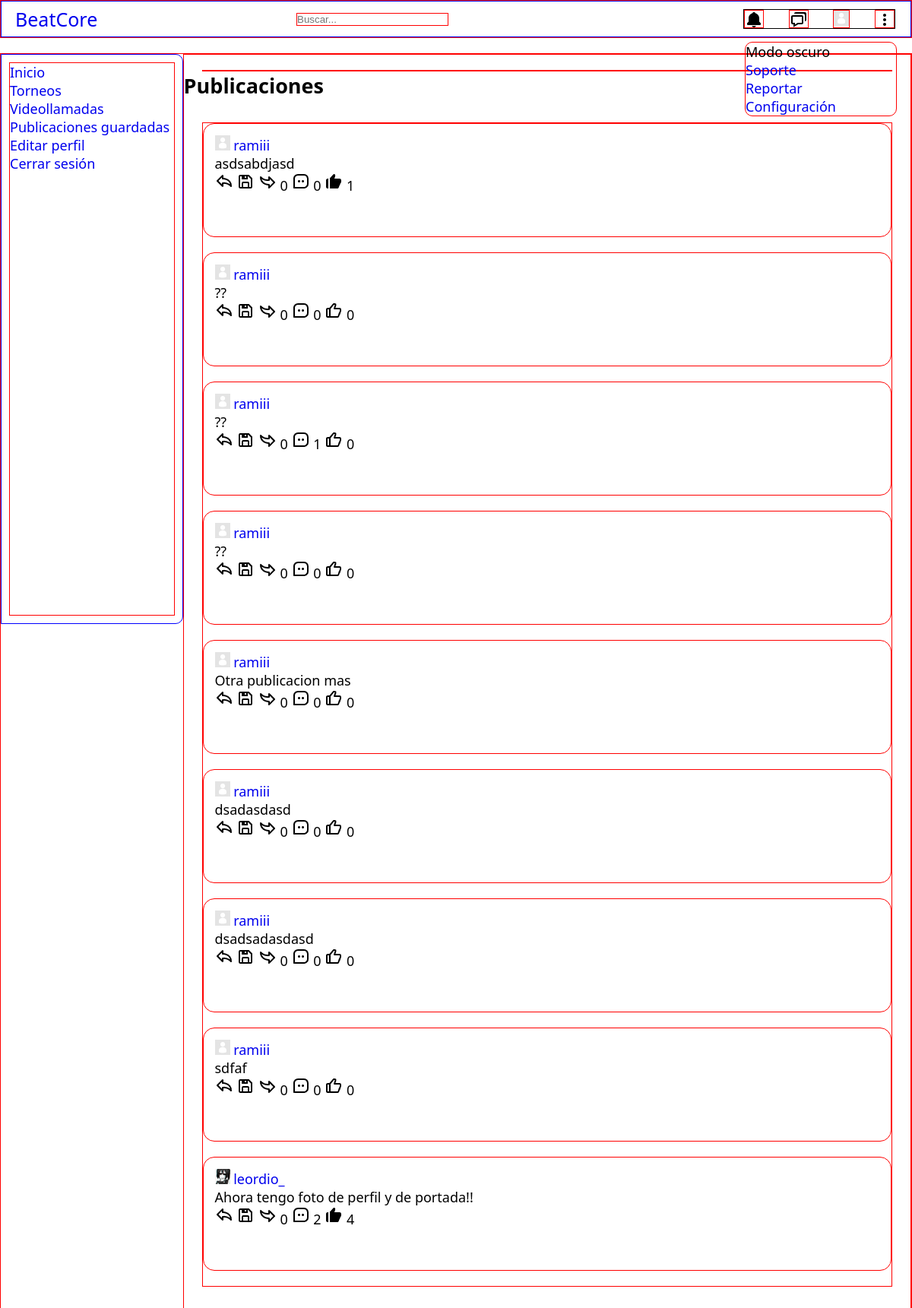
/app/vista/inicio.php (signed in), run on the app's committed database.
### tables this page shows
CREATE TABLE `t_usuarios` (
  `id_usuario` int(11) NOT NULL,
  `usuario` varchar(100) NOT NULL,
  `gmail` varchar(255) NOT NULL,
  `telefono` varchar(50) NOT NULL,
  `clave` varchar(100) NOT NULL,
  `nombre` varchar(100) NOT NULL,
  `apellido` varchar(100) NOT NULL,
  `fecha_nacimiento` date NOT NULL,
  `descripcion` varchar(300) NOT NULL,
  `foto_perfil` varchar(300) NOT NULL,
  `foto_portada` varchar(300) NOT NULL,
  `id_rol` tinyint(4) NOT NULL,
  `fecha_creacion` date NOT NULL
);

CREATE TABLE `t_publicaciones` (
  `id_publicacion` int(11) NOT NULL,
  `id_respuesta` int(11) DEFAULT NULL,
  `id_usuario` int(11) NOT NULL,
  `texto` varchar(300) NOT NULL,
  `audio` varchar(300) NOT NULL,
  `img1` varchar(300) NOT NULL,
  `img2` varchar(300) NOT NULL,
  `img3` varchar(300) NOT NULL,
  `img4` varchar(300) NOT NULL,
  `video` varchar(300) NOT NULL,
  `fecha_publicacion` date NOT NULL DEFAULT current_timestamp()
);

### app/ayudas/funciones.php (the view, shortened to what this page needs)
<?php
function traerPublicaciones($query)
{
  include("../modelo/conexion.php");
  $res = mysqli_query($con, $query);
  if (mysqli_num_rows($res) > 0) {
    ?>
    <ul>
      <?php while ($fila = mysqli_fetch_array($res)) { ?>
        <li>
          <div class="carta-publi">
            <img src="<?= $fila["foto_perfil"]; ?>" width="20px" alt="foto de perfil" />
            <a href="perfil.php?id_usuario=<?php echo $fila["id_usuario"]; ?>"><?php echo $fila["usuario"]; ?></a>
            <div class="publicacion-contenido">
              <p>
                <?php echo $fila["texto"]; ?>
              </p>
            </div>
            <a href="#?id_publicacion=<?php echo $fila["id_publicacion"]; ?>"><img
                src="../../publico/img/iconos/compartir.png" /></a>
            <?php guardar($fila["id_publicacion"]); ?>
            <a href="#?id_publicacion=<?php echo $fila["id_publicacion"]; ?>"><img
                src="../../publico/img/iconos/responder.png" /></a>
            <?php echo cantidadRespuestas($fila["id_publicacion"]); ?>
            <a href="publicacion.php?id_publicacion=<?php echo $fila["id_publicacion"]; ?>"><img
                src="../../publico/img/iconos/comentar.png" /></a>
            <?php echo cantidadComentarios($fila["id_publicacion"]); ?>
            <?php likesPublicacion($fila["id_publicacion"]); ?>
          </div>
        </li>
        <?php
      }
      ?>
    </ul>
    <?php
  } else {
    echo "No hay publicaciones";
  }
}
function likesPublicacion($id_publicacion)
{
  include("../modelo/conexion.php");
  $id_usuario = $_SESSION["id_usuario"];
  $query = "SELECT * FROM t_likes WHERE id_usuario = '$id_usuario' AND id_publicacion = '$id_publicacion'";
  $dio_like = mysqli_num_rows(mysqli_query($con, $query));
  if ($dio_like) {
    ?><a href="../controlador/like.php?id_publicacion=<?php echo $id_publicacion ?>"><img
        src="../../publico/img/iconos/like_solido.png" /></a>
    <?php
  } else {
    ?><a href="../controlador/like.php?id_publicacion=<?php echo $id_publicacion ?>"><img
        src="../../publico/img/iconos/like_regular.png" /></a>
    <?php
  }
  echo cantidadLikesPublicacion($id_publicacion);
}
function cantidadLikesPublicacion($id_publicacion)
{
  include("../modelo/conexion.php");
  $query = "SELECT * FROM t_likes WHERE id_publicacion = '$id_publicacion'";
  $res = mysqli_query($con, $query);
  return mysqli_num_rows($res);
}
function guardar($id_publicacion)
{
  include("../modelo/conexion.php");
  $id_usuario = $_SESSION["id_usuario"];
  $query = "SELECT * FROM t_guardados WHERE id_usuario = '$id_usuario' AND id_publicacion = '$id_publicacion'";
  $lo_guardo = mysqli_num_rows(mysqli_query($con, $query));
  if ($lo_guardo) {
    ?><a href="../controlador/guardar_publicacion.php?id_publicacion=<?php echo $id_publicacion ?>"><img
        src="../../publico/img/iconos/guardar_solido.png" /></a>
    <?php
  } else {
    ?><a href="../controlador/guardar_publicacion.php?id_publicacion=<?php echo $id_publicacion ?>"><img
        src="../../publico/img/iconos/guardar_regular.png" /></a>
    <?php
  }
}
    ?>
    <?php
function cantidadComentarios($id_publicacion)
{
  include("../modelo/conexion.php");
  $query = "SELECT * FROM t_comentarios WHERE id_publicacion = '$id_publicacion'";
  $res = mysqli_query($con, $query);
  return mysqli_num_rows($res);
}
    ?>
    <?php
function cantidadRespuestas($id_publicacion)
{
  include("../modelo/conexion.php");
  $query = "SELECT * FROM t_publicaciones WHERE id_respuesta = '$id_publicacion'";
  $res = mysqli_query($con, $query);
  return mysqli_num_rows($res);
}
function datosUsuario($id_usuario, $datos)
{
  include("../modelo/conexion.php");
  $query = "SELECT $datos FROM t_usuarios WHERE id_usuario = '$id_usuario'";
  $res = mysqli_query($con, $query);
  return mysqli_fetch_array($res);
}
?>

### app/componentes/header.php (shortened to what this page needs)
<?php
require("../modelo/conexion.php");
require("../ayudas/funciones.php");
$id_usuario = $_SESSION["id_usuario"];
?>
<header>
  <nav class="navegacion">
    <input type="search" name="busqueda" class="buscador" placeholder="Buscar...">
    <div class="logo">
      <a href="inicio.php">BeatCore</a>
    </div>
    <ul class="nav-lista">
      <li class="nav-lista-item">
        <a href="#">
        </a>
      </li>
      <li class="nav-lista-item">
        <a href="#">
        </a>
      </li>
      <li class="nav-lista-item">
        <a href="perfil.php?id_usuario=<?php echo $id_usuario; ?>"><img
            src="<?php echo datosUsuario($id_usuario, "foto_perfil")["foto_perfil"]; ?>" width="20px"></a>
      </li>
      <li class="nav-lista-item">
        <a href="#">
          <svg xmlns="http://www.w3.org/2000/svg" width="24" height="24" viewBox="0 0 24 24"
            style="fill: rgba(0, 0, 0, 1);transform: ;msFilter:;">
            <path
              d="M12 10c-1.1 0-2 .9-2 2s.9 2 2 2 2-.9 2-2-.9-2-2-2zm0-6c-1.1 0-2 .9-2 2s.9 2 2 2 2-.9 2-2-.9-2-2-2zm0 12c-1.1 0-2 .9-2 2s.9 2 2 2 2-.9 2-2-.9-2-2-2z">
            </path>
          </svg>
        </a>
      </li>
      <ul class="lista-menu">
        <li>Modo oscuro</li>
        <li><a href="#">Soporte</a></li>
        <li><a href="#">Reportar</a></li>
        <li><a href="#">Configuración</a></li>
      </ul>
    </ul>
  </nav>
</header>

### app/css/main.css (style rules this page uses)
* { margin: 0; padding: 0; box-sizing: border-box; }
body { width: 100%; font-family: system-ui; font-size: 18px; display: grid; grid-template-columns: 100%; grid-template-areas: "nav" "wrapper"; gap: 20px; }
a { text-decoration: none; }
ul { list-style: none; }
header { border: 1px solid red; width: 100%; height: 50px; grid-area: nav; }

### app/css/components/navegacion.css (style rules this page uses)
.navegacion { border: 1px solid blue; height: 100%; display: flex; align-items: center; justify-content: space-between; }
.logo { position: absolute; left: 20px; font-size: 25px; }
.buscador { border: 1px solid red; margin: auto; width: 200px; }
.nav-lista { border: 1px solid black; width: 200px; display: flex; align-items: center; justify-content: space-between; list-style: none; margin-right: 20px; }
.nav-lista-item { border: 1px solid red; height: 24px; }
.nav-lista .lista-menu { border: 1px solid red; width: 200px; position: absolute; top: 55px; right: 20px; border-radius: 10px; }

### app/css/components/cartaPublicacion.css (style rules this page uses)
.carta-publi { border: 1px solid red; margin: 0 auto 20px auto; height: 150px; border-radius: 15px; overflow: hidden; padding: 15px; }

### data on the page
t_usuarios: foto_perfil (picture)
t_publicaciones: id_usuario.foto_perfil (picture), id_usuario.usuario "ramiii", texto "asdsabdjasd", id_publicacion "0", id_publicacion "1"
t_publicaciones: id_usuario.foto_perfil (picture), id_usuario.usuario "ramiii", texto "??", id_publicacion "0"
t_publicaciones: id_usuario.foto_perfil (picture), id_usuario.usuario "ramiii", texto "??", id_publicacion "0", id_publicacion "1"
t_publicaciones: id_usuario.foto_perfil (picture), id_usuario.usuario "ramiii", texto "??", id_publicacion "0"
t_publicaciones: id_usuario.foto_perfil (picture), id_usuario.usuario "ramiii", texto "Otra publicacion mas", id_publicacion "0"
t_publicaciones: id_usuario.foto_perfil (picture), id_usuario.usuario "ramiii", texto "dsadasdasd", id_publicacion "0"
t_publicaciones: id_usuario.foto_perfil (picture), id_usuario.usuario "ramiii", texto "dsadsadasdasd", id_publicacion "0"
t_publicaciones: id_usuario.foto_perfil (picture), id_usuario.usuario "ramiii", texto "sdfaf", id_publicacion "0"
t_publicaciones: id_usuario.foto_perfil (picture), id_usuario.usuario "leordio_", texto "Ahora tengo foto de perfil y de portada!!", id_publicacion "0", id_publicacion "2", id_publicacion "4"
